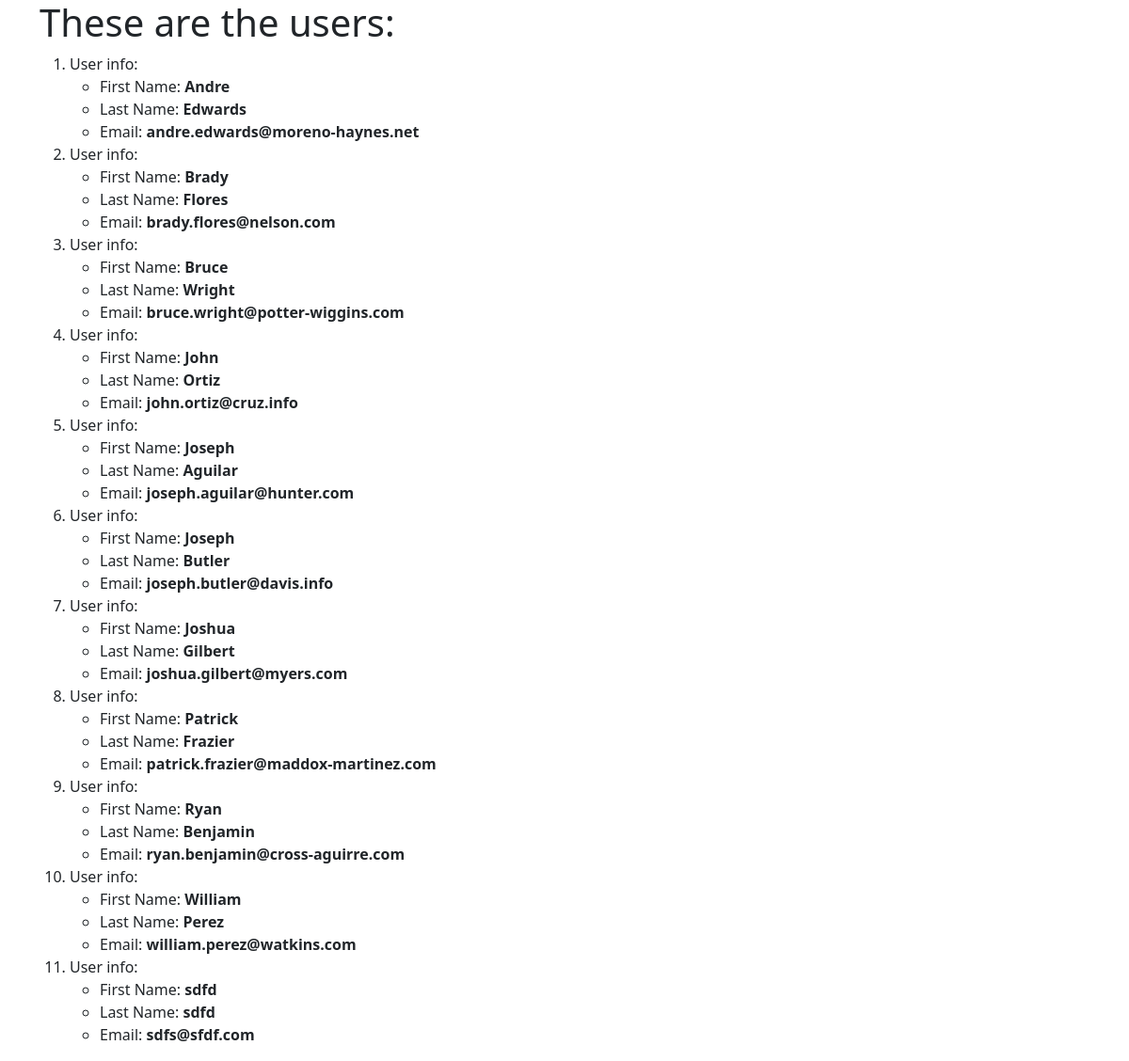
Screenshot of /users with the database file from the repository.
### userapp/models.py (models this page shows, shortened)
class User(models.Model):
    first_name = models.CharField(max_length=256)
    last_name = models.CharField(max_length=256)
    email = models.EmailField()

### userapp/views.py (the view)
# urls.py: path('users', views.users, name='users'),
def users(request):
    user_list = User.objects.order_by('first_name')
    my_dict = {'users': user_list}
    return render(request, 'userapp/users.html', context=my_dict)

### userapp/templates/userapp/users.html (shortened to what this page needs)
<!DOCTYPE html>
{% load static %}
<html>
    <head>
        <link href="https://cdn.jsdelivr.net/npm/bootstrap@5.1.3/dist/css/bootstrap.min.css" rel="stylesheet">
    </head>
    <body>
        <div class="jumbotron jumbotron-icon">
            <div class="container">
                <h1>These are the users:</h1>
                {% if users %}
                        <ol>
                            {% for user in users %}
                                <li>User info:</li>
                                <ul>
                                    <li>First Name: <strong>{{ user.first_name }}</strong></li>
                                    <li>Last Name: <strong>{{ user.last_name }}</strong></li>
                                    <li>Email: <strong>{{ user.email }}</strong></li>
                                </ul>
                            {% endfor %}
                        </ol>
                {% endif %}
            </div>
        </div>
    </body>
</html>

### rows the page displays
User: first_name "Andre", last_name "Edwards", email "andre.edwards@moreno-haynes.net"
User: first_name "Brady", last_name "Flores", email "brady.flores@nelson.com"
User: first_name "Bruce", last_name "Wright", email "bruce.wright@potter-wiggins.com"
User: first_name "John", last_name "Ortiz", email "john.ortiz@cruz.info"
User: first_name "Joseph", last_name "Aguilar", email "joseph.aguilar@hunter.com"
User: first_name "Joseph", last_name "Butler", email "joseph.butler@davis.info"
User: first_name "Joshua", last_name "Gilbert", email "joshua.gilbert@myers.com"
User: first_name "Patrick", last_name "Frazier", email "patrick.frazier@maddox-martinez.com"
User: first_name "Ryan", last_name "Benjamin", email "ryan.benjamin@cross-aguirre.com"
User: first_name "William", last_name "Perez", email "william.perez@watkins.com"
User: first_name "sdfd", last_name "sdfd", email "sdfs@sfdf.com"
